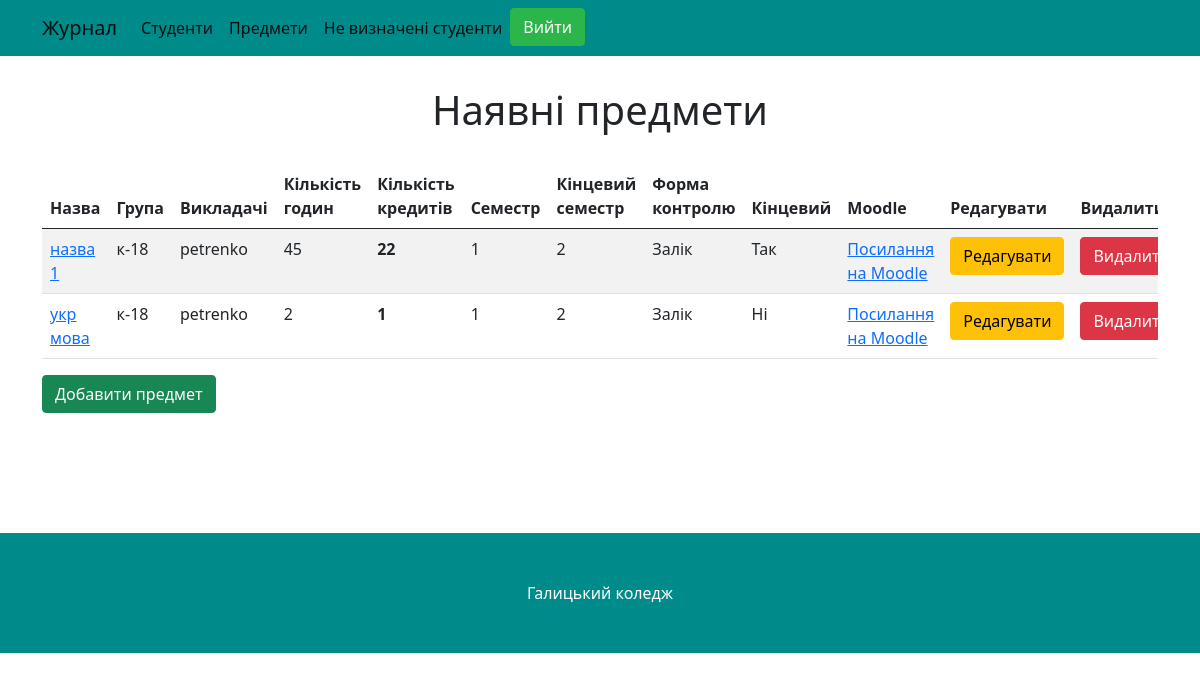
Page /subject/ (signed in) on the committed database.
### methodist/models.py (models this page shows, shortened)
class Subject(models.Model):
    CHOICES_SEMESTER = (
        ('1', 1),
        ('2', 2),
        ('3', 3),
        ('4', 4),
        ('5', 5),
        ('6', 6),
        ('7', 7),
        ('8', 8)
    )
    CHOICES_CONTROL = (('Залік', 'Залік'), ('Екзамен', 'Екзамен'))
    name_subject = models.CharField(verbose_name="Назва предмета", max_length=60)
    group = models.ForeignKey(Group, on_delete=models.CASCADE, verbose_name="Група", null=True)
    teachers = models.ManyToManyField(CustomUser, verbose_name="Викладачі")
    hours = models.PositiveIntegerField(verbose_name="Кількість годин")
    loans = models.PositiveIntegerField(verbose_name="Кількість кредитів", blank=True)
    semester = models.CharField(verbose_name="Семестр", max_length=20, choices=CHOICES_SEMESTER)
    final_semester = models.CharField(verbose_name="Кінцевий семестр", max_length=20,
                                      null=True, blank=True, choices=CHOICES_SEMESTER)
    form_of_control = models.CharField(verbose_name="Форма конролю", max_length=20, choices=CHOICES_CONTROL)
    url_on_moodle = models.URLField()
    finally_subject = models.BooleanField(default=False)
    class Meta:
        verbose_name = "Предмет"
        verbose_name_plural = "Предмети"

class Group(models.Model):
    name = models.CharField(verbose_name="Назва групи", max_length=15)
    department = models.ForeignKey(Department, on_delete=models.CASCADE, verbose_name='Відділ', blank=True, null=True)
    def __str__(self):
        return self.name
    class Meta:
        verbose_name = "Група"
        verbose_name_plural = "Групи"

class CustomUser(AbstractUser):
    surname = models.CharField(verbose_name='По батькові', max_length=50)
    group = models.ForeignKey(Permissions, on_delete=models.CASCADE, verbose_name='Права доступу', blank=True,
                              null=True)
    department = models.ForeignKey(Department, on_delete=models.CASCADE, verbose_name='Відділ', blank=True, null=True)
    class Meta:
        verbose_name = "Користувач"
        verbose_name_plural = "Користувачі"

### methodist/views.py (the view)
# urls.py: path('subject/', ListSubjectsView.as_view(), name="list-subjects"),
class ListSubjectsView(LoginRequiredAndMethodistMixin, ListView):
    model = Subject
    queryset = Subject.objects.prefetch_related('teachers').select_related('group').all()
    template_name = 'methodist/subject.html'
    context_object_name = 'subjects'
    def get_context_data(self, *, object_list=None, **kwargs):
        context = super().get_context_data(**kwargs)
        context['form'] = SubjectsForm(user=self.request.user)
        return context

### methodist/context_processors.py (called while the page is built)
def get_teachers(request):
    teachers = CustomUser.objects.filter(group__name="Викладач")
    return {"teachers": teachers}

def get_group(request):
    if request.user.is_authenticated:
        group = Group.objects.filter(department=request.user.department)
        return {"group": group}
    return {"group": []}

def none(request):
    return {'none': None}

### methodist/permissions.py (called while the page is built)
	def dispatch(self, request, *args, **kwargs):
		if request.user.is_authenticated:
			if request.user.group.name != self.user:
				print(self.user)
				return redirect('auth')
		else:
			return redirect('auth')
		return super().dispatch(request, *args, **kwargs)

### methodist/templates/methodist/subject.html (shortened to what this page needs)
{% extends 'methodist/base.html' %}
{% load static %}
{% block content %}
    <div class="container">
        <h1 class="text-center mb-10" id="h1">Наявні предмети</h1>
        <div class="table-responsive">
            <table class="table table-striped">
                <thead>
                <tr>
                    <th scope="col">Назва</th>
                    <th scope="col">Група</th>
                    <th scope="col">Викладачі</th>
                    <th scope="col">Кількість годин</th>
                    <th scope="col">Кількість кредитів</th>
                    <th scope="col">Семестр</th>
                    <th scope="col">Кінцевий семестр</th>
                    <th scope="col">Форма контролю</th>
                    <th scope="col">Кінцевий</th>
                    <th scope="col">Moodle</th>
                    <th scope="col">Редагувати</th>
                    <th scope="col">Видалити</th>
                </tr>
                </thead>
                <tbody id="tbody">
                {% for subject in subjects %}
                    <tr id="row_{{ subject.id }}">
                        <td><a href="{% url 'semesters' subject.id %}" id="name_subject">{{ subject.name_subject }}</a></td>
                        <td id="group" data-id="{{ subject.group.id }}">{{ subject.group.name }}</td>
                        <td id="teachers">
                            {% for i in subject.teachers.all %}
                                {{ i }}<br>
                            {% endfor %}
                        </td>
                        <td id="hours">{{ subject.hours }}</td>
                        <th scope="row" id="loans">{{ subject.loans }}</th>
                        <td id="semester">{{ subject.semester }}</td>
                        <td id="final_semester">{{ subject.final_semester }}</td>
                        <td id="form_of_control">{{ subject.form_of_control }}</td>
                        <td id="finally_subject">{% if subject.finally_subject %}Так{% else %}Ні{% endif %}</td>
                        <td><a href="{{ subject.url_on_moodle }}" id="link" target="blank">Посилання на Moodle</a></td>
                        <td>
                            <a onclick="updateForm('{{ subject.id }}')"  data-toggle="modal" data-target="#exampleModal1" class="btn btn-warning">Редагувати</a>
                        </td>
                        <td>
                            <a class="btn btn-danger" onclick="deleteSubject({{ subject.id }})">Видалити</a>
                        </td>
                    </tr>
                {% endfor %}
                </tbody>
            </table>
        </div>
        <a href="#" class="btn btn-success"  data-toggle="modal" data-target="#exampleModal">Добавити предмет</a>
    </div>
    <br>
    <br>
    <br><br><br>
{% endblock %}

### methodist/templates/methodist/base.html (shortened to what this page needs)
<!DOCTYPE html>
<html lang="en">
<head>
    <link href="https://cdn.jsdelivr.net/npm/bootstrap@5.1.0/dist/css/bootstrap.min.css" rel="stylesheet"
>
</head>
<body>
<header class="mb-12" id="header">
    <nav class="navbar navbar-expand-lg navbar-light" style="background-color: #008B8B;" >
        <div class="container">
            <a class="navbar-brand" href="#">Журнал</a>
            {% if request.user.is_authenticated %}
                <div class="collapse navbar-collapse" id="navbarNav">
                    <ul class="navbar-nav">
                        <li class="nav-item">
                            <a class="nav-link active" aria-current="page" href="{% url 'list_student' %}">Студенти</a>
                        </li>
                        <li class="nav-item">
                            <a class="nav-link active" href="{% url 'list-subjects' %}">Предмети</a>
                        </li>
                        <li class="nav-item">
                            <a class="nav-link active" href="{% url 'without' %}">Не визначені студенти</a>
                        </li>
                        <li class="nav-item">
                            <a class="btn btn-danger" href="{% url 'logout' %}" id="a">Вийти</a>
                        </li>
                    </ul>
                </div>
            {% endif %}
        </div>
    </nav>
</header>
<main>
    {% block content %}
    {% endblock %}
</main>
<footer>
    <div class="footer">
        <footer class="py-5" style="background-color: #008B8B;" >
            <div class="container">
                <p class="m-0 text-center text-white">Галицький коледж</p>
            </div>
        </footer>
    </div>
</footer>
</body>
</html>

### methodist/templates/methodist/base.html (style rules this page uses)
#header { margin-bottom: 15px; }
#h1 { margin-bottom: 30px; margin-top: 30px; }
#a { background-color: #2cb54a; border: 1px solid #2cb54a; }

### rows in the picture
Subject: name_subject "назва 1", group.name "к-18", hours "45", loans "22", semester "1", final_semester "2", form_of_control "Залік", finally_subject "Так"
CustomUser: username "petrenko"
Subject: name_subject "укр мова", group.name "к-18", hours "2", loans "1", semester "1", final_semester "2", form_of_control "Залік", finally_subject "Ні"
